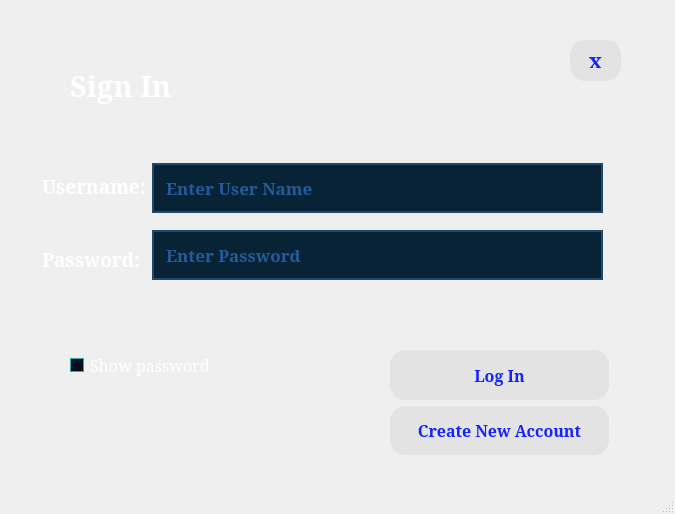
<?xml version="1.0" encoding="UTF-8"?>
<ui version="4.0">
 <class>MainPage</class>
 <widget class="QMainWindow" name="MainPage">
  <property name="geometry">
   <rect>
    <x>0</x>
    <y>0</y>
    <width>675</width>
    <height>514</height>
   </rect>
  </property>
  <property name="windowTitle">
   <string>Tic Tac Toe</string>
  </property>
  <property name="windowIcon">
   <iconset theme="appointment-new"/>
  </property>
  <property name="styleSheet">
   <string notr="true"/>
  </property>
  <widget class="QWidget" name="centralwidget">
   <widget class="QWidget" name="layoutWidget">
    <property name="geometry">
     <rect>
      <x>390</x>
      <y>350</y>
      <width>219</width>
      <height>105</height>
     </rect>
    </property>
    <layout class="QVBoxLayout" name="verticalLayout">
     <item>
      <widget class="QPushButton" name="pushButton_LogIn">
       <property name="sizePolicy">
        <sizepolicy hsizetype="Preferred" vsizetype="Preferred">
         <horstretch>0</horstretch>
         <verstretch>0</verstretch>
        </sizepolicy>
       </property>
       <property name="font">
        <font>
         <family>SimSun</family>
         <pointsize>12</pointsize>
         <bold>true</bold>
        </font>
       </property>
       <property name="styleSheet">
        <string notr="true">QPushButton
{
	background-color:#e3e3e3;
	color: #1323ff;
	border-style: solid;
	border-radius:15px;
	border-color: #000000;
	font-weight : bold;
	padding: 13px;

}


QPushButton::hover
{
	background-color: #3dffaf;
	color: #000000;
	border-style: solid;
	border-color: #000000;
	font-weight : bold;
	padding: 13px;

}


QPushButton::pressed
{
	background-color: #3dc8af;
	color: #000000;
	border-style: solid;
	border-color: #000000;
	font-weight : bold;
	padding: 13px;

}</string>
       </property>
       <property name="text">
        <string>Log In</string>
       </property>
      </widget>
     </item>
     <item>
      <widget class="QPushButton" name="pushButton_signup">
       <property name="sizePolicy">
        <sizepolicy hsizetype="Preferred" vsizetype="Preferred">
         <horstretch>0</horstretch>
         <verstretch>0</verstretch>
        </sizepolicy>
       </property>
       <property name="font">
        <font>
         <family>SimSun</family>
         <pointsize>12</pointsize>
         <bold>true</bold>
        </font>
       </property>
       <property name="styleSheet">
        <string notr="true">QPushButton
{
	background-color:#e3e3e3;
	color: #1323ff;
	border-style: solid;
	border-radius:15px;
	border-color: #000000;
	font-weight : bold;
	padding: 13px;

}


QPushButton::hover
{
	background-color: #3dffaf;
	color: #000000;
	border-style: solid;
	border-color: #000000;
	font-weight : bold;
	padding: 13px;

}


QPushButton::pressed
{
	background-color: #3dc8af;
	color: #000000;
	border-style: solid;
	border-color: #000000;
	font-weight : bold;
	padding: 13px;

}</string>
       </property>
       <property name="text">
        <string>Create New Account</string>
       </property>
      </widget>
     </item>
    </layout>
   </widget>
   <widget class="QWidget" name="layoutWidget">
    <property name="geometry">
     <rect>
      <x>70</x>
      <y>340</y>
      <width>201</width>
      <height>51</height>
     </rect>
    </property>
    <layout class="QVBoxLayout" name="verticalLayout_2">
     <item>
      <widget class="QCheckBox" name="checkBox_showpassword">
       <property name="font">
        <font>
         <family>SimSun</family>
         <pointsize>12</pointsize>
        </font>
       </property>
       <property name="styleSheet">
        <string notr="true">QCheckBox
{
	background-color: transparent;
	color: #FFFFFF;
	border-color: #000000;

}


QCheckBox::indicator
{
    color: #ffffff;
    background-color: #00111d;
    border: 1px solid #2aaaa8;
    width: 12px;
    height: 12px;

}


QCheckBox::indicator:checked
{
    image:url(&quot;./ressources/check.png&quot;); /*To replace*/
	background-color: #1f2b2b;
    border: 1px solid #2aaaa8;

}


QCheckBox::indicator:unchecked:hover
{
    border: 1px solid #2aaaa8;

}


QCheckBox::disabled
{
	color: #656565;

}


QCheckBox::indicator:disabled
{
	background-color: #656565;
	color: #656565;
    border: 1px solid #656565;

}</string>
       </property>
       <property name="text">
        <string>Show password</string>
       </property>
      </widget>
     </item>
    </layout>
   </widget>
   <widget class="QWidget" name="layoutWidget">
    <property name="geometry">
     <rect>
      <x>42</x>
      <y>152</y>
      <width>561</width>
      <height>141</height>
     </rect>
    </property>
    <layout class="QHBoxLayout" name="horizontalLayout">
     <item>
      <layout class="QVBoxLayout" name="verticalLayout_4">
       <item>
        <widget class="QLabel" name="label_5">
         <property name="enabled">
          <bool>true</bool>
         </property>
         <property name="minimumSize">
          <size>
           <width>0</width>
           <height>0</height>
          </size>
         </property>
         <property name="font">
          <font>
           <family>SimSun</family>
           <pointsize>14</pointsize>
           <bold>true</bold>
          </font>
         </property>
         <property name="styleSheet">
          <string notr="true">QLabel
{
	background-color: transparent;;
	color: #ffffff;
	border-color: #000000;

}</string>
         </property>
         <property name="text">
          <string>Username:</string>
         </property>
         <property name="alignment">
          <set>Qt::AlignLeading|Qt::AlignLeft|Qt::AlignVCenter</set>
         </property>
        </widget>
       </item>
       <item>
        <widget class="QLabel" name="label_4">
         <property name="font">
          <font>
           <family>SimSun</family>
           <pointsize>14</pointsize>
           <bold>true</bold>
          </font>
         </property>
         <property name="styleSheet">
          <string notr="true">QLabel
{
	background-color:transparent;
	color: #ffffff;
	border-color: #000000;

}</string>
         </property>
         <property name="text">
          <string>Password:</string>
         </property>
         <property name="alignment">
          <set>Qt::AlignLeading|Qt::AlignLeft|Qt::AlignVCenter</set>
         </property>
        </widget>
       </item>
      </layout>
     </item>
     <item>
      <layout class="QVBoxLayout" name="verticalLayout_3">
       <item>
        <widget class="QLineEdit" name="lineEdit_username">
         <property name="font">
          <font>
           <family>SimSun</family>
           <pointsize>13</pointsize>
           <italic>false</italic>
           <bold>true</bold>
           <kerning>true</kerning>
          </font>
         </property>
         <property name="styleSheet">
          <string notr="true">QLineEdit
{
	background-color: #082336;
	color: #3e93ff;
	border-style: solid;
	border-width: 2px;
	border-color: #1e4b6d;
	padding: 10px;

}


QLineEdit::hover
{
	background-color: #082336;
	color: #3e93ca;
	border-style: solid;
	border-width: 2px;
	border-color: #01dcff;
	padding: 10px;

}


QLineEdit::focus
{
	
	color: #3e93ca;
	border-style: solid;
	border-width: 2px;
	border-color: #01dcff;
	padding: 10px;

}</string>
         </property>
         <property name="text">
          <string/>
         </property>
         <property name="placeholderText">
          <string>Enter User Name</string>
         </property>
        </widget>
       </item>
       <item>
        <widget class="QLineEdit" name="lineEdit_password">
         <property name="font">
          <font>
           <family>SimSun</family>
           <pointsize>13</pointsize>
           <bold>true</bold>
          </font>
         </property>
         <property name="styleSheet">
          <string notr="true">QLineEdit
{
	background-color: #082336;
	color: #3e93ff;
	border-style: solid;
	border-width: 2px;
	border-color: #1e4b6d;
	padding: 10px;

}


QLineEdit::hover
{
	background-color: #082336;
	color: #3e93ca;
	border-style: solid;
	border-width: 2px;
	border-color: #01dcff;
	padding: 10px;

}


QLineEdit::focus
{
	
	color: #3e93ca;
	border-style: solid;
	border-width: 2px;
	border-color: #01dcff;
	padding: 10px;

}</string>
         </property>
         <property name="text">
          <string/>
         </property>
         <property name="echoMode">
          <enum>QLineEdit::Password</enum>
         </property>
         <property name="placeholderText">
          <string>Enter Password</string>
         </property>
        </widget>
       </item>
      </layout>
     </item>
    </layout>
   </widget>
   <widget class="QPushButton" name="pushButton_exit">
    <property name="geometry">
     <rect>
      <x>570</x>
      <y>40</y>
      <width>51</width>
      <height>41</height>
     </rect>
    </property>
    <property name="sizePolicy">
     <sizepolicy hsizetype="Preferred" vsizetype="Preferred">
      <horstretch>0</horstretch>
      <verstretch>0</verstretch>
     </sizepolicy>
    </property>
    <property name="font">
     <font>
      <family>SimSun</family>
      <pointsize>16</pointsize>
      <bold>true</bold>
     </font>
    </property>
    <property name="styleSheet">
     <string notr="true">QPushButton
{
	background-color:#e3e3e3;
	color: #1323ff;
	border-style: solid;
	border-radius:15px;
	border-color: #000000;
	font-weight : bold;
	padding: 13px;

}


QPushButton::hover
{
	background-color: #3dffaf;
	color: #000000;
	border-style: solid;
	border-color: #000000;
	font-weight : bold;
	padding: 13px;

}


QPushButton::pressed
{
	background-color: #3dc8af;
	color: #000000;
	border-style: solid;
	border-color: #000000;
	font-weight : bold;
	padding: 13px;

}</string>
    </property>
    <property name="text">
     <string>x</string>
    </property>
   </widget>
   <widget class="QLabel" name="label_7">
    <property name="enabled">
     <bool>true</bool>
    </property>
    <property name="geometry">
     <rect>
      <x>70</x>
      <y>60</y>
      <width>111</width>
      <height>51</height>
     </rect>
    </property>
    <property name="minimumSize">
     <size>
      <width>0</width>
      <height>0</height>
     </size>
    </property>
    <property name="font">
     <font>
      <family>SimSun</family>
      <pointsize>22</pointsize>
      <bold>true</bold>
     </font>
    </property>
    <property name="styleSheet">
     <string notr="true">QLabel
{
	background-color: transparent;
	color: #FFFFFF;
	border-color: #000000;

}</string>
    </property>
    <property name="text">
     <string>Sign In</string>
    </property>
    <property name="alignment">
     <set>Qt::AlignLeading|Qt::AlignLeft|Qt::AlignVCenter</set>
    </property>
   </widget>
  </widget>
  <widget class="QMenuBar" name="menubar">
   <property name="geometry">
    <rect>
     <x>0</x>
     <y>0</y>
     <width>675</width>
     <height>21</height>
    </rect>
   </property>
  </widget>
  <widget class="QStatusBar" name="statusbar"/>
 </widget>
 <resources/>
 <connections/>
</ui>
